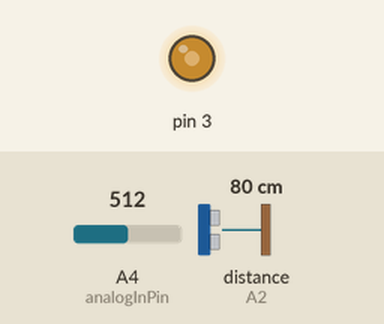
Simulated run of this sketch. Board: Arduino Uno, built with avr-gcc and run on an emulated ATmega328P. On the bench: output pins drawn as LEDs (lit = HIGH). Wiring (inferred from the names in the program): ultrasonic range finder: trigger A3; echo A2. Inputs (shaded band) come from the test bench; at power-on: A4 (analogInPin) = 512, distance to the obstacle (sensor on A2) 80 cm. The echo pulse lasts 58.3 µs per cm; pins used as bus, display or sensor lines are not drawn.

Above: at 1.2 s.
1.3 s: A4 (analogInPin) set to 716
At 1.9 s:
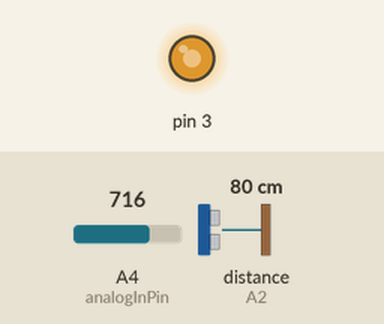
2.8 s: A4 (analogInPin) set to 900
At 3.2 s:
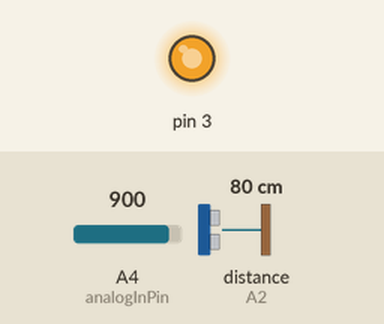
4.3 s: A4 (analogInPin) set to 122
At 5.4 s:
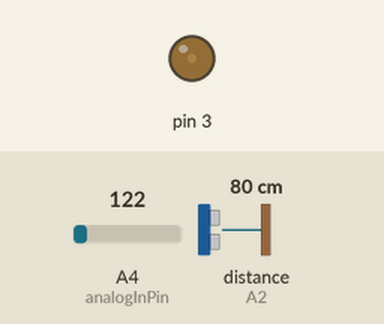
5.8 s: A4 (analogInPin) set to 0
At 6.6 s:
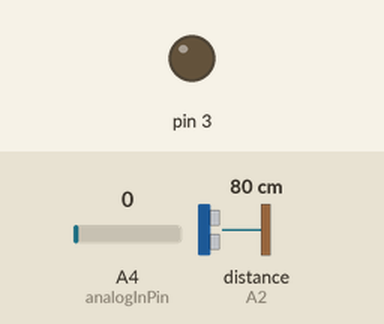
Timing chart, 0 to 8.8 s (numbered marks = the images above; inputs shaded):
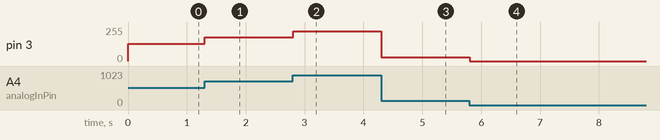

The sketch:

analog_stick.ino
```cpp
const int analogInPin = A4;
const int trigPin = A3;
const int echoPin = A2;
float an;
float duration, distance;

void setup(){
  //initialize serial communications at 9600 bps:
  Serial.begin(9600);  /* /dev/ttyACM0  */
  pinMode(trigPin, OUTPUT);
  pinMode(echoPin, INPUT);
}

void loop(){
  an = analogRead(A4);
  an = an/4;

  analogWrite(3,an);

  digitalWrite(trigPin, LOW);
  delayMicroseconds(2);
  digitalWrite(trigPin, HIGH);
  delayMicroseconds(10);
  digitalWrite(trigPin, LOW);

  duration = pulseIn(echoPin, HIGH);
  distance = (duration*0.0343)/2;

  if(Serial.available() > 0){
   char c = Serial.read();
    if(c=='p'){
      Serial.print(an);
      Serial.print(',');
      Serial.println(distance);
    }
  }

  /*if((an >= 30) && (an <= 50)){
    Serial.println("up");
  }

  if(an >= 100){
    Serial.println("neutral");
  }

  if(an <= 10){
    Serial.println("down");
  }*/
}
```

Measured:
- after the input at 1.3 s, pin 3: 128/255 → 179/255 at once
- after the input at 2.8 s, pin 3: 179/255 → 225/255 at once
- after the input at 4.3 s, pin 3: 225/255 → 30/255 at once
- after the input at 5.8 s, pin 3: 30/255 → 0/255 at once
